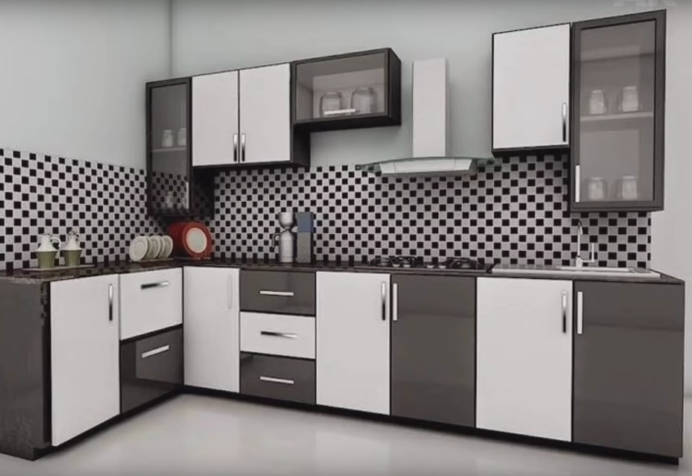
#> input picture Kitchen.png, 1384 x 951 px (shown at 1/2 size)
$ python histogram1.py
#> lines starting #> are read from the running program, lines starting #| are printed output that depends on the picture
import cv2
import numpy as np
import math
import matplotlib.pyplot as plt

kitchen = cv2.imread("Kitchen.png")
#> kitchen is the input picture: shape (951, 1384, 3); mean B, G, R 130.1, 130.9, 135.1
kitchen = cv2.resize(kitchen,(400,400))
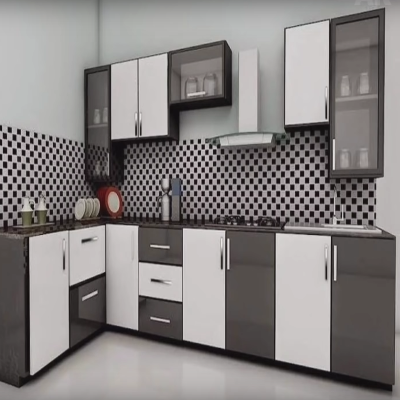
#> kitchen: shape (400, 400, 3); mean B, G, R 130, 130.9, 135.1
s  = kitchen.shape
#> s = (400, 400, 3)
print(s)
#| (400, 400, 3)
cv2.imshow('Original',kitchen)
kitchenGray = cv2.cvtColor(kitchen,cv2.COLOR_BGR2GRAY)
kitchenGray = cv2.convertScaleAbs(kitchenGray,alpha=1.10 , beta=-20)
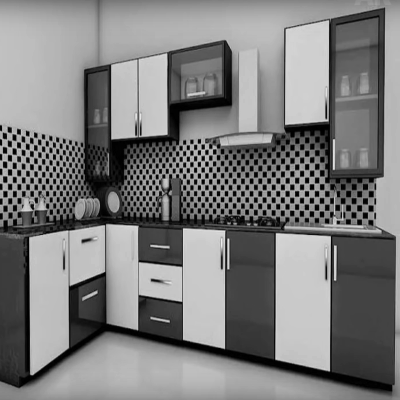
#> kitchenGray: shape (400, 400); min 0, max 235, mean 125.1
cv2.imshow('Binary',kitchenGray)
def Hist(image):
    H = np.zeros(shape=(256,1))
    s  = image.shape
#> s = (400, 400)
    for i in range(s[0]):
        for j in range(s[1]):
            k = image[i,j]
            H[k,0] = H[k,0] + 1
#> after the loop, H = 256 values, max 5092 at index 67, min 0 at index 7, mean 625
    return H
histg = Hist(kitchenGray)
#> histg has the same summary as H in Hist
plt.plot(histg)
x = histg.reshape(1,256)
y = np.array([])
y = np.append(y,x[0,0])
#> y = [758]
for i in range(255):
    k = x[0,i+1]+y[i]
    y = np.append(y,k)
#> this loop made 255 passes
#> k on passes 10 to 12: 8817, 9280, 9718
#> after the loop, y = 256 values from 758 to 160000
y = np.round((y/(s[0]*s[1]))*(256-1))
#> y = 256 values from 1 to 255
for i in range(s[0]):
    for j in range(s[1]):
        k = kitchenGray[i,j]
        kitchenGray[i,j] = y[k]
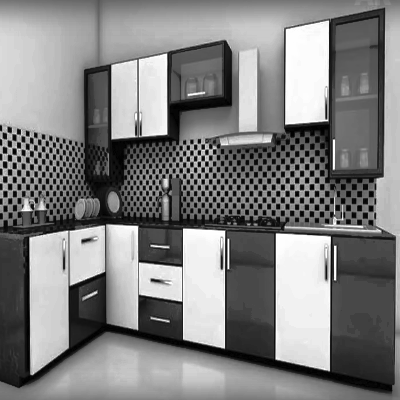
#> kitchenGray: shape (400, 400); min 1, max 255, mean 128.5
equal = Hist(kitchenGray)
#> equal = 256 values, max 5092 at index 72, min 0 at index 0, mean 625
cv2.imshow("myequalize",kitchenGray)
plt.plot(equal)
plt.show()
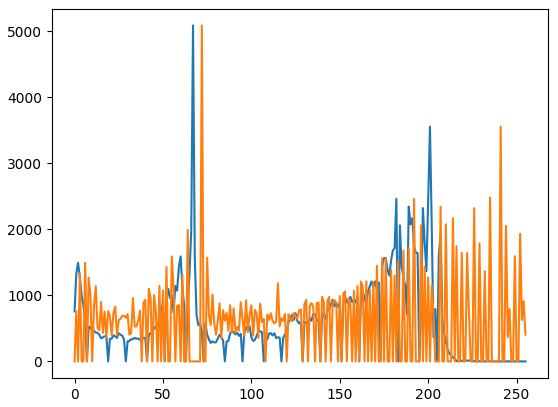
#> figure drawn by matplotlib, 1 panel; curve peaks at x = 67, y = 5092; curve peaks at x = 72, y = 5092
cv2.waitKey(0)

$ run again, with bird.jpeg saved as Kitchen.png
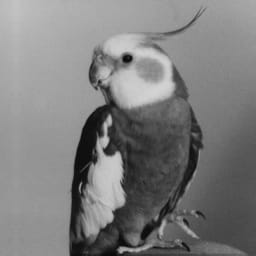
#> input picture bird.jpeg, 256 x 256 px
#> kitchen is the input picture: shape (256, 256, 3); min 4, max 211, mean 125.4
#> kitchen: shape (400, 400, 3)
#| (400, 400, 3)
#> after the loop in Hist, `for i in range(s[0]):`: H = 256 values, max 5017 at index 143, min 0 at index 19, mean 625
#> histg has the same summary as H in Hist
#> `y = np.append(y,x[0,0])`: y = [421]
#> the loop `for i in range(255):` made 255 passes
#> k on passes 10 to 12: 4403, 4612, 4838
#> after the loop `for i in range(255):`: y = 256 values from 421 to 160000
#> `y = np.round((y/(s[0]*s[1]))*(256-1))`: y = 256 values from 1 to 255
#> after the loop `for i in range(s[0]):`:
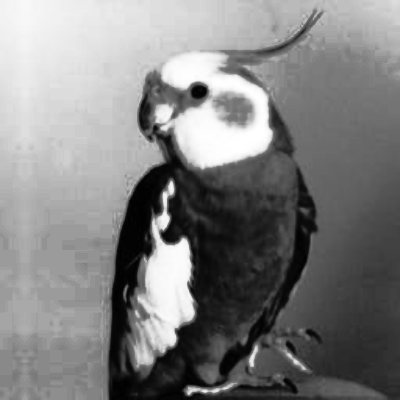
#> kitchenGray: shape (400, 400); min 1, max 255, mean 128.7
#> equal = 256 values, max 5017 at index 155, min 0 at index 0, mean 625
#> `plt.show()`:
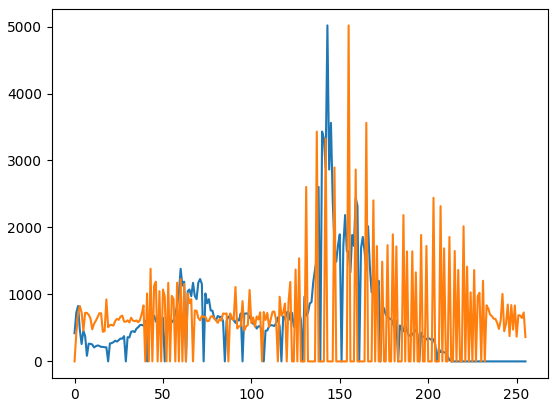
#> figure drawn by matplotlib, 1 panel; curve peaks at x = 143, y = 5017; curve peaks at x = 155, y = 5017

$ run again, with dog.jpg saved as Kitchen.png
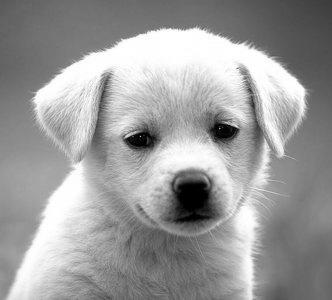
#> input picture dog.jpg, 332 x 300 px
#> kitchen is the input picture: shape (300, 332, 3); min 0, max 255, mean 155.7
#> kitchen: shape (400, 400, 3)
#| (400, 400, 3)
#> after the loop in Hist, `for i in range(s[0]):`: H = 256 values, max 13311 at index 255, min 0 at index 29, mean 625
#> histg has the same summary as H in Hist
#> `y = np.append(y,x[0,0])`: y = [60]
#> the loop `for i in range(255):` made 255 passes
#> k on passes 12 to 14: 1189, 1293, 1423
#> after the loop `for i in range(255):`: y = 256 values from 60 to 160000
#> `y = np.round((y/(s[0]*s[1]))*(256-1))`: y = 256 values from 0 to 255
#> after the loop `for i in range(s[0]):`:
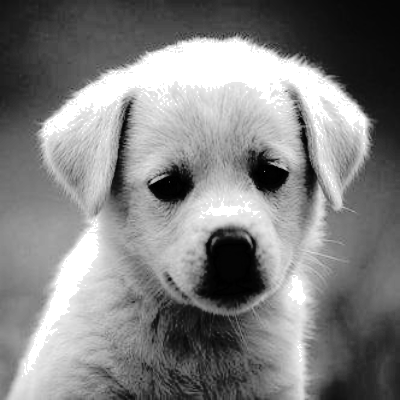
#> kitchenGray: shape (400, 400); min 0, max 255, mean 129.2
#> equal = 256 values, max 13311 at index 255, min 0 at index 30, mean 625
#> `plt.show()`:
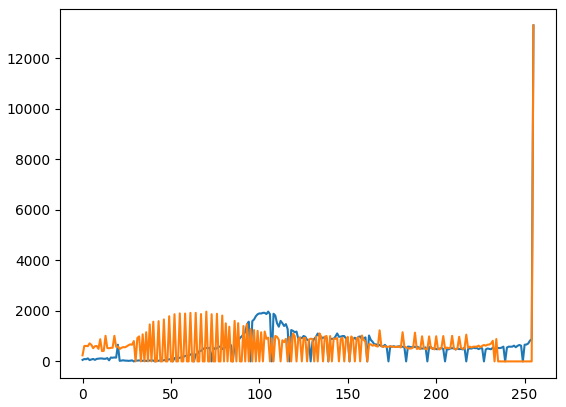
#> figure drawn by matplotlib, 1 panel; curve peaks at x = 255, y = 13311; curve peaks at x = 255, y = 13311
